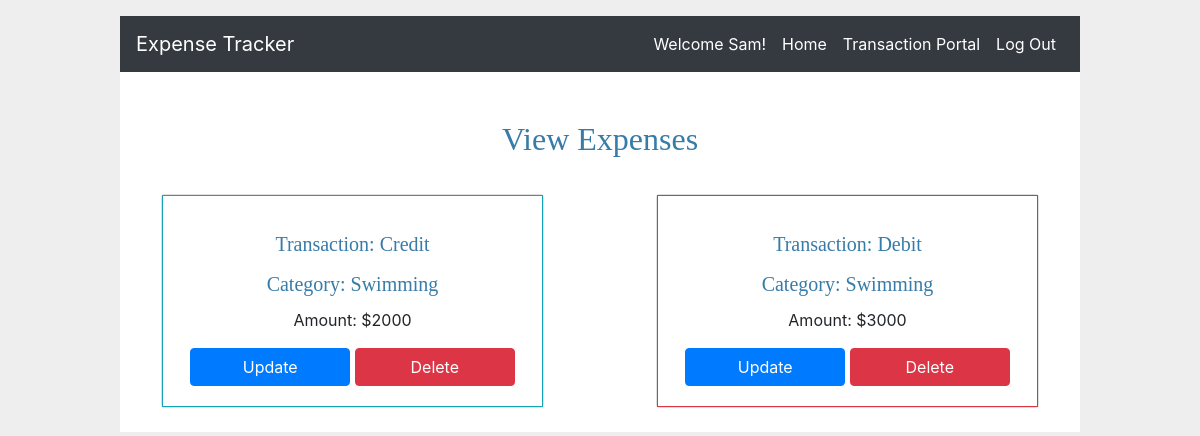
/expense/view (signed in), run on an earlier commit of the app's database.
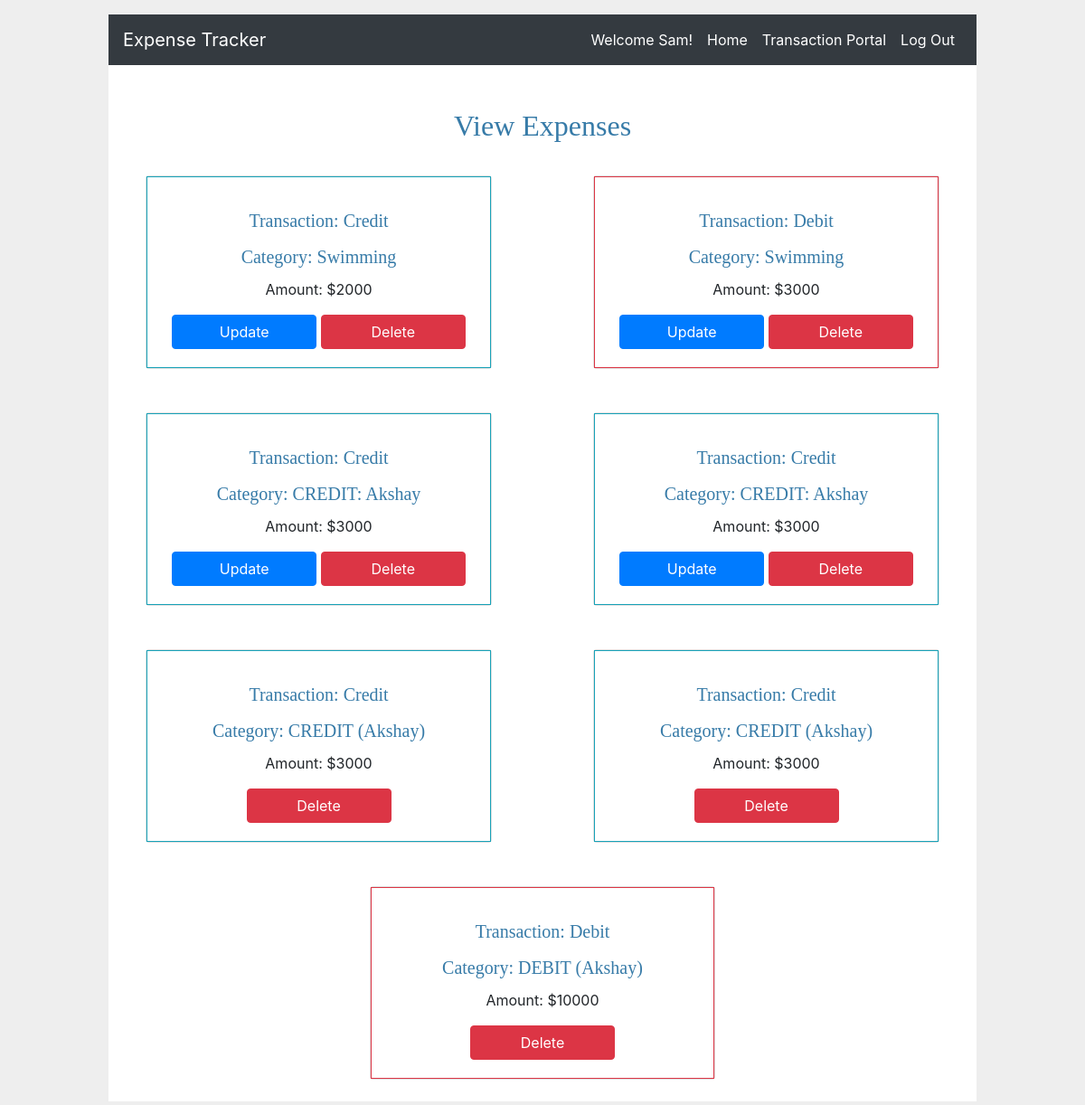
And on a later commit of the database.
### tables this page shows
CREATE TABLE user (
id INTEGER PRIMARY KEY AUTOINCREMENT,
username TEXT UNIQUE NOT NULL,
password TEXT NOT NULL,
budget INTEGER DEFAULT 0
);

CREATE TABLE expense (
id INTEGER PRIMARY KEY AUTOINCREMENT,
category_id INTEGER NOT NULL,
user_id INTEGER NOT NULL,
value INTEGER NOT NULL,
FOREIGN KEY(category_id) REFERENCES category(id),
FOREIGN KEY(user_id) REFERENCES user(id)
);

CREATE TABLE category (
id INTEGER PRIMARY KEY AUTOINCREMENT,
user_id INTEGER NOT NULL,
type TEXT NOT NULL,
FOREIGN KEY(user_id) REFERENCES user(id)
);

### flaskr/expense.py (the view)
@bp.route('/view', methods = ('GET', 'POST'))
@login_required
def view():
	db = get_db()
	error = None
	if request.method == 'POST':
		print('We are in view.post')
		print('Request form: ', request.form)
		key = list(request.form)[0]
		value = request.form[key].lower()
		operation_id = int(key.split('_')[1])
		print('Key: ', key, ' Value: ', value, 'Id: ', operation_id)
		if value == 'delete':
			error = 'Expense has been deleted'
			flash(error)
			db.execute(
				'DELETE FROM expense'
				' WHERE user_id = ? AND id = ?', (g.user['id'], operation_id)
			)
			db.commit()
		elif value == 'update':
			print('We are in update')
			return redirect(url_for('expense.update', operation_id = operation_id))
		return redirect(url_for('category.index'))
	else:
		all_expenses = db.execute(
			'SELECT e.id, e.category_id, e.user_id, e.value, c.type'
			' FROM expense e JOIN category c ON e.category_id = c.id'
			' WHERE e.user_id = ?', (g.user['id'],)
		).fetchall()
		if len(all_expenses) == 0:
			error = 'No expenses associated with your account. Please create an expense first!'
			flash(error)
			return redirect(url_for('category.index'))
		else:
			print('All expenses: ', all_expenses)
			return render_template('expense/view.html', all_expenses = all_expenses)

### flaskr/auth.py (called while the page is built)
@bp.before_app_request
def load_logged_in_user():
	user_id = session.get('user_id')
	if user_id is None:
		g.user = None
	else:
		g.user = get_db().execute(
			'SELECT * FROM user WHERE id = ?', (user_id,)
		).fetchone()
		print("Current user: ", g.user['username'])

def login_required(view):
    @functools.wraps(view)
    def wrapped_view(**kwargs):
        if g.user is None:
            return redirect(url_for('auth.login'))
        return view(**kwargs)
    return wrapped_view

### flaskr/db.py (called while the page is built)
def get_db():
	if 'db' not in g:
		g.db = sqlite3.connect(
				current_app.config['DATABASE'],
				detect_types = sqlite3.PARSE_DECLTYPES
				)
		'''
		sqlite3.Row tells the connection to return rows that behave like dicts.
		This allows accessing the columns by name.
		'''
		g.db.row_factory = sqlite3.Row
	return g.db

### flaskr/templates/expense/view.html
{% extends 'base.html' %}
{% block header %}
  <h2 class="card-title text-center mt-5">{% block title %}View Expenses{% endblock %}</h2>
{% endblock %}
{% block content %}
  <form method = "POST">
    <div class="row">
     {% for expense in all_expenses %}
        <div class="col-sm-5 my-4 mx-auto">
        	<div class="card">
            {% if expense['value'] >= 0 %}
            <div class="card-body text-center border border-info">
              <h5 class="card-title">Transaction: Credit</h5>
            {% else %}
            <div class="card-body text-center border border-danger">
              <h5 class="card-title">Transaction: Debit</h5>
            {% endif %}
              <h5 class="card-title">Category: {{expense['type']}}</h5>
              <p class="card-text">Amount: ${{ expense['value']|abs }}</p>
              {% if ((expense['type'].startswith('CREDIT (')) or (expense['type'].startswith('DEBIT ('))) %}
              <input type='submit' class="btn btn-danger" name="submit_{{expense['id']}}" value='Delete'>
              {% else %}
              <input type='submit' class="btn btn-primary" name="submit_{{expense['id']}}" value='Update'>
              <input type='submit' class="btn btn-danger" name="submit_{{expense['id']}}" value='Delete'>
              {% endif %}
            </div>
          </div>
        </div>
      {% endfor %}
    </div>
  </form>
{% endblock %}

### flaskr/templates/base.html (shortened to what this page needs)
<!DOCTYPE html>
<html lang="en">
  <head>
    <link rel="stylesheet" href="https://maxcdn.bootstrapcdn.com/bootstrap/4.0.0/css/bootstrap.min.css">
    <link rel="stylesheet" href="{{ url_for('static', filename='css/style.css') }}">
  </head>
  <body>
    <nav class="navbar navbar-expand-lg navbar-dark bg-dark">
      <span class="navbar-brand">Expense Tracker</span>
      <div class="collapse navbar-collapse" id="navbarTogglerDemo01">
        <ul class="navbar-nav ml-auto mt-2 mt-lg-0">
          {% if g.user %}
            <li class="nav-item active user">
              <span>Welcome {{ g.user['username'] }}!</span>
            </li>
            <li class="nav-item active">
              <a href="{{ url_for('index') }}">Home</a>
            </li>
            <li class="nav-item active">
              <a href="{{ url_for('user.sent') }}">Transaction Portal</a>
            </li>
            <li class="nav-item active">
              <a href="{{ url_for('auth.logout') }}">Log Out</a>
            </li>
          {% endif %}
        </ul>
      </div>
    </nav>
    {% block header %}{% endblock %}
    {% block content %}{% endblock %}
  </body>
</html>

### flaskr/static/css/style.css (style rules this page uses)
html { font-family: sans-serif; background: #eee; padding: 1rem; }
body { max-width: 960px; margin: 0 auto; background: white; }
h1, h2, h3, h4, h5, h6 { font-family: serif; color: #377ba8; margin: 1rem 0; }
a { color: #fff; }
nav { background: lightgray; display: flex; align-items: center; padding: 0 0.5rem; }
nav ul { display: flex; list-style: none; margin: 0; padding: 0; }
nav ul li a, nav ul li span, header .action { display: block; padding: 0.5rem; }
.user { color: #fff; }
input[type=submit] { align-self: start; min-width: 10em; }

What changed in the data, as far as the page shows it:
added expense: shows "Transaction: Credit", type "CREDIT: Akshay", value|abs "3000"
added expense: shows "Transaction: Credit", type "CREDIT: Akshay", value|abs "3000"
added expense: shows "Transaction: Credit", type "CREDIT (Akshay)", value|abs "3000"
added expense: shows "Transaction: Credit", type "CREDIT (Akshay)", value|abs "3000"
added expense: shows "Transaction: Debit", type "DEBIT (Akshay)", value|abs "10000"
